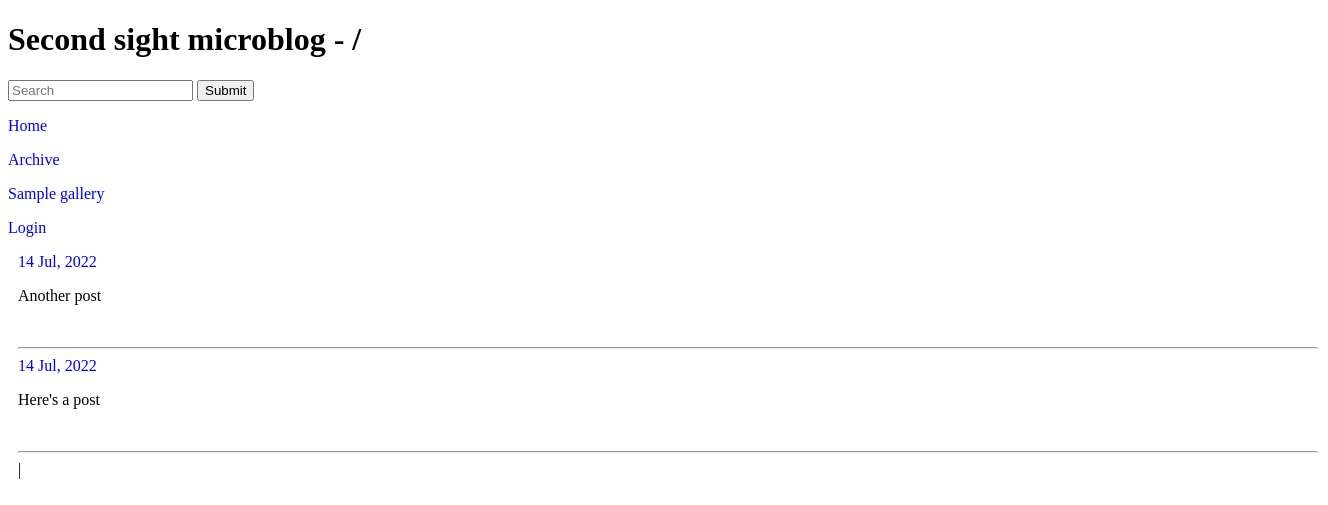
The page / on the database its author committed.
### tables this page shows
CREATE TABLE blog (body text, post_type text, date int, post_id INTEGER PRIMARY KEY AUTOINCREMENT, title text);

### app.py (the view)
@app.route("/")
def hello():
    conn = sqlite3.connect(os.path.join(db_path, 'site.db'))
    sql = 'select * from blog where post_type = "post" order by date desc limit %s' % posts_per_page
    results = [(markdown.markdown(item[0], extensions=extension_list).replace('<img', '<img width="500"'), item[1], \
                datetime.datetime.fromtimestamp(item[2]).strftime(date_format), item[3], item[2]) for item in conn.execute(sql)]
    if len(results) != 0:
        highest_id = results[0][-1]
        lowest_id = results[-1][-1]
        sql_lower = 'select * from blog where date < ? and post_type = "post" order by date'
        results_lower = [item for item in conn.execute(sql_lower, (lowest_id,))]
        if len(results_lower) != 0:
            lower_posts = '<a href="/older/%s">Older entries</a>' % lowest_id
        else:
            lower_posts = ''
        sql_higher = 'select * from blog where date > ? and post_type = "post" order by date'
        results_higher = [item for item in conn.execute(sql_higher, (highest_id,))]
        if len(results_higher) != 0:
            higher_posts = '<a href="/newer/%s">Newer entries</a>' % highest_id
        else:
            higher_posts = ''
        sql2 = 'select date from blog'
        results2 = [item for item in conn.execute(sql2)]
        count = len(results2)
    else:
        results = 'no posts'
        count = 'no posts'
        higher_posts = 'none'
        lower_posts = 'none'
    return render_template('index.html', results=results, site_title=site_title, user=current_app.config['USERNAME'], count=count, higher_posts=higher_posts, lower_posts=lower_posts)

### templates/index.html (shortened to what this page needs)
{% extends "layout.html" %}
{% block content %}
{% for item in results %}
<div class="post">
<a href="/post/{{item[3]}}">{{item[2]}}</a>{% if session.logged_in %} - | <a href="/delete/{{item[3]}}">Delete post</a> | <a href="/edit/{{item[3]}}">Edit post</a>{% endif %} {{item[0]|safe}} <br>
</div>
<hr>
{% endfor %}
{{lower_posts|safe}} | {{higher_posts|safe}}
{% endblock %}

### static/style.css (style rules this page uses)
body { background-color: #ffffff; }
a { text-decoration: none; }

### rows shown on the page
blog: item "14 Jul, 2022", body "Another post"
blog: item "14 Jul, 2022", body "Here's a post"

### other values the page prints
{{ site_title }} "Second sight microblog"
{{ request.path }} "/"
